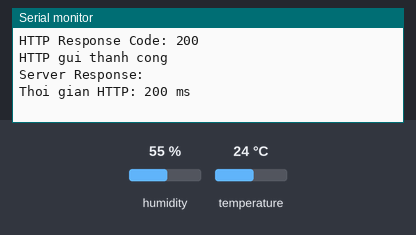
Bench run of a program on a simulated ESP32. On the bench: the last lines printed to the serial monitor. Inputs (shaded band) come from the test bench; at power-on: humidity 55 %, temperature 24 °C. WiFi joins after 1.5 s; servers stay silent unless stated; uploads are accepted with an empty reply; random numbers use the default seed unless the program sets one; no MQTT or app messages arrive unless stated.

Above: at 3.7 s.
3.8 s: humidity set to 22 %
At 7.96 s:
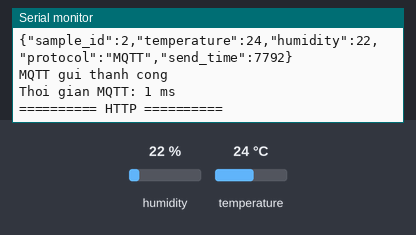
9.6 s: temperature set to 12 °C
At 13.19 s:
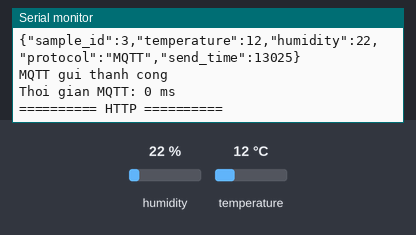
15.4 s: humidity set to 40 %
At 19.2 s:
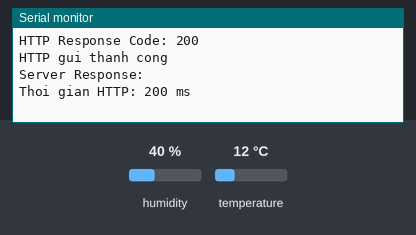
Timing chart, 0 to 20.7 s (numbered marks = the images above; inputs shaded):
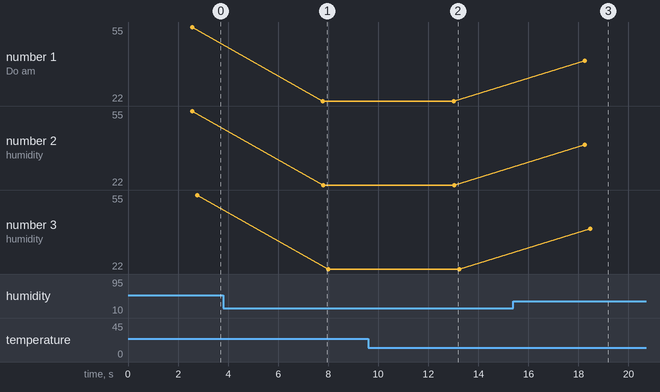

The program:

main.cpp
```cpp
#include <WiFiClientSecure.h>
#include <WiFi.h>
#include <HTTPClient.h>
#include <PubSubClient.h>
#include <DHT.h>
#include <ArduinoJson.h>

// =======================
// DHT SENSOR
// =======================

#define DHTPIN 15
#define DHTTYPE DHT22

DHT dht(DHTPIN, DHTTYPE);

// =======================
// WIFI WOKWI
// =======================

const char *WIFI_SSID = "Wokwi-GUEST";
const char *WIFI_PASSWORD = "";

// =======================
// MQTT CONFIG
// =======================

const char *MQTT_SERVER = "broker.hivemq.com";
const int MQTT_PORT = 1883;

const char *MQTT_TOPIC =
    "esp32/dht11/data/tam";

// =======================
// HTTP CONFIG
// =======================

// URL hien tai cua localtunnel
// Them /data vi server nhan POST tai endpoint /data
const char *HTTP_SERVER_URL =
    "https://iot-5-project-mqtt-http-1.onrender.com/data";

// =======================
// OBJECT
// =======================

WiFiClient espClient;
PubSubClient mqttClient(espClient);

int sampleId = 1;

// =======================
// CONNECT WIFI
// =======================

void connectWiFi()
{
  Serial.print("Dang ket noi WiFi");

  WiFi.begin(
      WIFI_SSID,
      WIFI_PASSWORD);

  while (WiFi.status() != WL_CONNECTED)
  {
    delay(500);
    Serial.print(".");
  }

  Serial.println();

  Serial.println(
      "Da ket noi WiFi thanh cong");

  Serial.print(
      "IP: ");

  Serial.println(
      WiFi.localIP());
}

// =======================
// CONNECT MQTT
// =======================

void connectMQTT()
{
  while (!mqttClient.connected())
  {
    Serial.print(
        "Dang ket noi MQTT...");

    String clientId =
        "ESP32_TAM_" + String(random(1000, 9999));

    if (
        mqttClient.connect(
            clientId.c_str()))
    {
      Serial.println(
          "Thanh cong");
    }
    else
    {
      Serial.print(
          "That bai rc=");

      Serial.println(
          mqttClient.state());

      delay(2000);
    }
  }
}

// =======================
// CREATE JSON
// =======================

String createJsonData(
    int id,
    float temperature,
    float humidity,
    const char *protocol)
{
  StaticJsonDocument<256> doc;

  doc["sample_id"] = id;
  doc["temperature"] = temperature;
  doc["humidity"] = humidity;
  doc["protocol"] = protocol;
  doc["send_time"] = millis();

  String json;

  serializeJson(
      doc,
      json);

  return json;
}

// =======================
// SEND MQTT
// =======================

void sendMQTT(
    int id,
    float temperature,
    float humidity)
{
  String jsonData =
      createJsonData(
          id,
          temperature,
          humidity,
          "MQTT");

  unsigned long start =
      millis();

  bool result =
      mqttClient.publish(
          MQTT_TOPIC,
          jsonData.c_str());

  unsigned long end =
      millis();

  Serial.println();

  Serial.println(
      "========== MQTT ==========");

  Serial.println(
      jsonData);

  if (result)
  {
    Serial.println(
        "MQTT gui thanh cong");
  }
  else
  {
    Serial.println(
        "MQTT gui that bai");
  }

  Serial.print(
      "Thoi gian MQTT: ");

  Serial.print(
      end - start);

  Serial.println(
      " ms");
}

// =======================
// SEND HTTP
// =======================

void sendHTTP(
    int id,
    float temperature,
    float humidity)
{
  String jsonData =
      createJsonData(
          id,
          temperature,
          humidity,
          "HTTP");

  WiFiClientSecure secureClient;

  // Bo qua kiem tra chung chi HTTPS
  // Dung cho moi truong mo phong/demo
  secureClient.setInsecure();

  HTTPClient http;

  Serial.println();

  Serial.println(
      "========== HTTP ==========");

  unsigned long start =
      millis();

  if (
      http.begin(
          secureClient,
          HTTP_SERVER_URL))
  {
    http.addHeader(
        "Content-Type",
        "application/json");

    int responseCode =
        http.POST(
            jsonData);

    unsigned long end =
        millis();

    Serial.println(
        jsonData);

    Serial.print(
        "HTTP Response Code: ");

    Serial.println(
        responseCode);

    // Chi xem 2xx la gui thanh cong
    if (
        responseCode >= 200 &&
        responseCode < 300)
    {
      Serial.println(
          "HTTP gui thanh cong");

      String response =
          http.getString();

      Serial.print(
          "Server Response: ");

      Serial.println(
          response);
    }
    else
    {
      Serial.println(
          "HTTP gui that bai");
    }

    Serial.print(
        "Thoi gian HTTP: ");

    Serial.print(
        end - start);

    Serial.println(
        " ms");

    http.end();
  }
  else
  {
    Serial.println(
        "Khong mo duoc HTTP connection");
  }
}

// =======================
// SETUP
// =======================

void setup()
{
  Serial.begin(115200);

  delay(1000);

  Serial.println(
      "=== ESP32 BAT DAU ===");

  dht.begin();

  connectWiFi();

  mqttClient.setServer(
      MQTT_SERVER,
      MQTT_PORT);

  connectMQTT();
}

// =======================
// LOOP
// =======================

void loop()
{
  // Dam bao MQTT van ket noi
  if (!mqttClient.connected())
  {
    connectMQTT();
  }

  mqttClient.loop();

  // Doc cam bien
  float temperature =
      dht.readTemperature();

  float humidity =
      dht.readHumidity();

  // Kiem tra loi doc DHT22
  if (
      isnan(temperature) ||
      isnan(humidity))
  {
    Serial.println(
        "Loi doc cam bien DHT");

    delay(2000);

    return;
  }

  Serial.println();

  Serial.println(
      "==============================");

  Serial.print(
      "Sample ID: ");

  Serial.println(
      sampleId);

  Serial.print(
      "Nhiet do: ");

  Serial.print(
      temperature);

  Serial.println(
      " C");

  Serial.print(
      "Do am: ");

  Serial.print(
      humidity);

  Serial.println(
      " %");

  // =======================
  // GUI MQTT
  // =======================

  sendMQTT(
      sampleId,
      temperature,
      humidity);

  // =======================
  // GUI HTTP
  // =======================

  sendHTTP(
      sampleId,
      temperature,
      humidity);

  // Tang ma mau
  sampleId++;

  // Cho 5 giay truoc khi gui mau tiep theo
  delay(5000);
}
```

Measured:
- after the input at 3.8 s, the serial monitor: prints a new line after 4.0 s (image 1)
- after the input at 9.6 s, the serial monitor: prints a new line after 3.4 s (image 2)
- after the input at 15.4 s, the serial monitor: prints a new line after 2.9 s (image 3)
- plotted number 1: 55 → 22 after the input at 3.8 s, 22 → 40 after the input at 15.4 s
- plotted number 2: 55 → 22 after the input at 3.8 s, 22 → 40 after the input at 15.4 s
- plotted number 3: 55 → 22 after the input at 3.8 s, 22 → 40 after the input at 15.4 s
